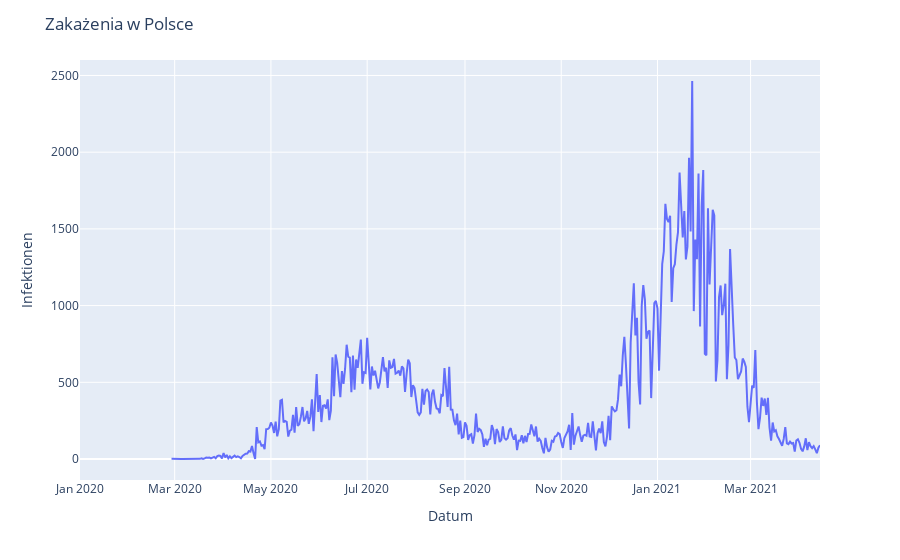

Write notebook code for a chart like this one.
### Code cell
fig_ts.update_layout(xaxis_type='date',
xaxis={
'title': 'Datum'
},
yaxis={
'title': 'Infektionen',
'type': 'linear',
},
title_text='Zakażenia w Polsce')

### Figure 1 — Plotly figure (JSON) as saved in the notebook; plotly's stock layout.template omitted (floating-point values rounded to 4 significant figures; data arrays with more than 128 entries replaced by an {"elided": "..."} marker saying what was removed)
{"data": [{"hovertemplate": "date=%{x}<br>Nigeria=%{y}<extra></extra>", "legendgroup": "", "line": {"color": "#636efa", "dash": "solid"}, "mode": "lines", "name": "", "orientation": "v", "showlegend": false, "type": "scatter", "x": {"elided": "470 str values"}, "xaxis": "x", "y": {"elided": "470 int values"}, "yaxis": "y"}], "layout": {"legend": {"tracegroupgap": 0}, "margin": {"t": 60}, "title": {"text": "Zakażenia w Polsce"}, "xaxis": {"anchor": "y", "domain": [0, 1], "title": {"text": "Datum"}, "type": "date"}, "yaxis": {"anchor": "x", "domain": [0, 1], "title": {"text": "Infektionen"}, "type": "linear"}}}
